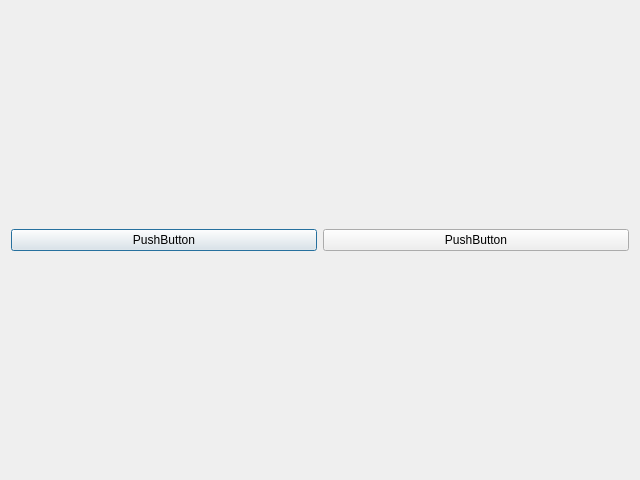
<?xml version="1.0" encoding="UTF-8"?>
<ui version="4.0">
 <class>Dialog</class>
 <widget class="QDialog" name="Dialog">
  <property name="geometry">
   <rect>
    <x>0</x>
    <y>0</y>
    <width>640</width>
    <height>480</height>
   </rect>
  </property>
  <property name="windowTitle">
   <string>Dialog</string>
  </property>
  <layout class="QHBoxLayout" name="horizontalLayout">
   <item>
    <widget class="QPushButton" name="pushButton">
     <property name="text">
      <string>PushButton</string>
     </property>
    </widget>
   </item>
   <item>
    <widget class="QPushButton" name="pushButton_2">
     <property name="text">
      <string>PushButton</string>
     </property>
    </widget>
   </item>
  </layout>
 </widget>
 <resources/>
 <connections>
  <connection>
   <sender>pushButton</sender>
   <signal>clicked()</signal>
   <receiver>Dialog</receiver>
   <slot>slot1()</slot>
   <hints>
    <hint type="sourcelabel">
     <x>149</x>
     <y>241</y>
    </hint>
    <hint type="destinationlabel">
     <x>164</x>
     <y>321</y>
    </hint>
   </hints>
  </connection>
  <connection>
   <sender>pushButton_2</sender>
   <signal>clicked()</signal>
   <receiver>Dialog</receiver>
   <slot>slot2()</slot>
   <hints>
    <hint type="sourcelabel">
     <x>394</x>
     <y>236</y>
    </hint>
    <hint type="destinationlabel">
     <x>396</x>
     <y>318</y>
    </hint>
   </hints>
  </connection>
 </connections>
 <slots>
  <slot>slot1()</slot>
  <slot>slot2()</slot>
 </slots>
</ui>
